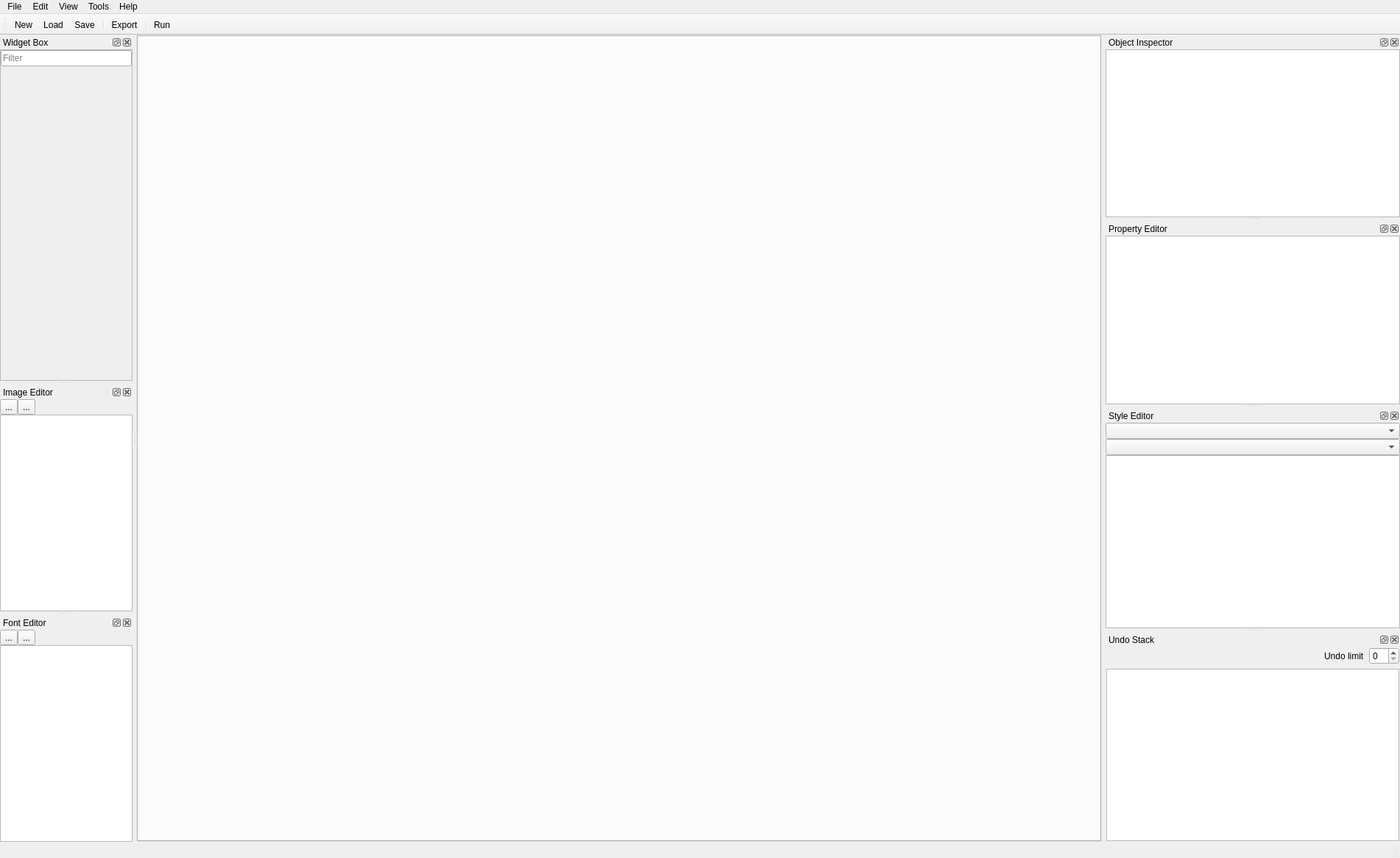
<?xml version="1.0" encoding="UTF-8"?>
<ui version="4.0">
 <class>MainWindow</class>
 <widget class="QMainWindow" name="MainWindow">
  <property name="geometry">
   <rect>
    <x>0</x>
    <y>0</y>
    <width>1792</width>
    <height>1165</height>
   </rect>
  </property>
  <property name="windowTitle">
   <string>LVGL Builder</string>
  </property>
  <property name="windowIcon">
   <iconset resource="resources/res.qrc">
    <normaloff>:/icons/lvgl.ico</normaloff>:/icons/lvgl.ico</iconset>
  </property>
  <widget class="QWidget" name="centralwidget">
   <layout class="QGridLayout" name="gridLayout">
    <property name="leftMargin">
     <number>0</number>
    </property>
    <property name="topMargin">
     <number>0</number>
    </property>
    <property name="rightMargin">
     <number>0</number>
    </property>
    <property name="bottomMargin">
     <number>0</number>
    </property>
    <property name="spacing">
     <number>0</number>
    </property>
    <item row="0" column="0">
     <layout class="QVBoxLayout" name="verticalLayout">
      <item>
       <widget class="QTabWidget" name="tabWidget">
        <property name="minimumSize">
         <size>
          <width>1310</width>
          <height>0</height>
         </size>
        </property>
        <property name="currentIndex">
         <number>-1</number>
        </property>
       </widget>
      </item>
     </layout>
    </item>
   </layout>
  </widget>
  <widget class="QMenuBar" name="menubar">
   <property name="geometry">
    <rect>
     <x>0</x>
     <y>0</y>
     <width>1792</width>
     <height>21</height>
    </rect>
   </property>
   <widget class="QMenu" name="menuLittlevGL_Builder">
    <property name="title">
     <string>File</string>
    </property>
    <widget class="QMenu" name="menu_resent_filess">
     <property name="title">
      <string>Recent files</string>
     </property>
    </widget>
    <widget class="QMenu" name="menuExport">
     <property name="title">
      <string>Export</string>
     </property>
     <addaction name="action_export_c"/>
    </widget>
    <addaction name="action_new"/>
    <addaction name="action_load"/>
    <addaction name="action_save"/>
    <addaction name="separator"/>
    <addaction name="eaction_export"/>
    <addaction name="menuExport"/>
    <addaction name="separator"/>
    <addaction name="menu_resent_filess"/>
   </widget>
   <widget class="QMenu" name="menuEdit">
    <property name="title">
     <string>Edit</string>
    </property>
   </widget>
   <widget class="QMenu" name="menuView">
    <property name="title">
     <string>View</string>
    </property>
    <addaction name="separator"/>
   </widget>
   <widget class="QMenu" name="menuHelp">
    <property name="title">
     <string>Tools</string>
    </property>
   </widget>
   <widget class="QMenu" name="menuHelp_2">
    <property name="title">
     <string>Help</string>
    </property>
   </widget>
   <addaction name="menuLittlevGL_Builder"/>
   <addaction name="menuEdit"/>
   <addaction name="menuView"/>
   <addaction name="menuHelp"/>
   <addaction name="menuHelp_2"/>
  </widget>
  <widget class="QStatusBar" name="statusbar"/>
  <widget class="QToolBar" name="toolBar">
   <property name="windowTitle">
    <string>toolBar</string>
   </property>
   <attribute name="toolBarArea">
    <enum>TopToolBarArea</enum>
   </attribute>
   <attribute name="toolBarBreak">
    <bool>false</bool>
   </attribute>
   <addaction name="action_new"/>
   <addaction name="action_load"/>
   <addaction name="action_save"/>
   <addaction name="separator"/>
   <addaction name="eaction_export"/>
   <addaction name="separator"/>
   <addaction name="action_run"/>
  </widget>
  <widget class="QDockWidget" name="ObjecInspector">
   <property name="sizePolicy">
    <sizepolicy hsizetype="Preferred" vsizetype="Preferred">
     <horstretch>0</horstretch>
     <verstretch>0</verstretch>
    </sizepolicy>
   </property>
   <property name="minimumSize">
    <size>
     <width>200</width>
     <height>89</height>
    </size>
   </property>
   <property name="baseSize">
    <size>
     <width>330</width>
     <height>300</height>
    </size>
   </property>
   <property name="windowTitle">
    <string>Object Inspector</string>
   </property>
   <attribute name="dockWidgetArea">
    <number>2</number>
   </attribute>
   <widget class="QWidget" name="dockWidgetContents">
    <layout class="QGridLayout" name="gridLayout_3">
     <property name="leftMargin">
      <number>0</number>
     </property>
     <property name="topMargin">
      <number>0</number>
     </property>
     <property name="rightMargin">
      <number>0</number>
     </property>
     <property name="bottomMargin">
      <number>0</number>
     </property>
     <property name="spacing">
      <number>0</number>
     </property>
     <item row="0" column="0">
      <widget class="QTreeView" name="object_tree">
       <property name="expandsOnDoubleClick">
        <bool>false</bool>
       </property>
      </widget>
     </item>
    </layout>
   </widget>
  </widget>
  <widget class="QDockWidget" name="PropertyEditor">
   <property name="sizePolicy">
    <sizepolicy hsizetype="Preferred" vsizetype="Preferred">
     <horstretch>0</horstretch>
     <verstretch>0</verstretch>
    </sizepolicy>
   </property>
   <property name="minimumSize">
    <size>
     <width>200</width>
     <height>89</height>
    </size>
   </property>
   <property name="baseSize">
    <size>
     <width>330</width>
     <height>300</height>
    </size>
   </property>
   <property name="windowTitle">
    <string>Property Editor</string>
   </property>
   <attribute name="dockWidgetArea">
    <number>2</number>
   </attribute>
   <widget class="QWidget" name="dockWidgetContents_3">
    <layout class="QGridLayout" name="gridLayout_4">
     <property name="leftMargin">
      <number>0</number>
     </property>
     <property name="topMargin">
      <number>0</number>
     </property>
     <property name="rightMargin">
      <number>0</number>
     </property>
     <property name="bottomMargin">
      <number>0</number>
     </property>
     <property name="spacing">
      <number>0</number>
     </property>
     <item row="0" column="0">
      <widget class="QTreeView" name="property_tree">
       <property name="minimumSize">
        <size>
         <width>400</width>
         <height>0</height>
        </size>
       </property>
       <property name="alternatingRowColors">
        <bool>false</bool>
       </property>
      </widget>
     </item>
    </layout>
   </widget>
  </widget>
  <widget class="QDockWidget" name="WidgeBox">
   <property name="sizePolicy">
    <sizepolicy hsizetype="MinimumExpanding" vsizetype="Preferred">
     <horstretch>0</horstretch>
     <verstretch>0</verstretch>
    </sizepolicy>
   </property>
   <property name="minimumSize">
    <size>
     <width>180</width>
     <height>89</height>
    </size>
   </property>
   <property name="baseSize">
    <size>
     <width>330</width>
     <height>0</height>
    </size>
   </property>
   <property name="windowTitle">
    <string>Widget Box</string>
   </property>
   <attribute name="dockWidgetArea">
    <number>1</number>
   </attribute>
   <widget class="QWidget" name="dockWidgetContents_2">
    <layout class="QVBoxLayout" name="verticalLayout_7">
     <property name="spacing">
      <number>0</number>
     </property>
     <property name="leftMargin">
      <number>0</number>
     </property>
     <property name="topMargin">
      <number>0</number>
     </property>
     <property name="rightMargin">
      <number>0</number>
     </property>
     <property name="bottomMargin">
      <number>0</number>
     </property>
     <item>
      <widget class="QScrollArea" name="scrollArea">
       <property name="widgetResizable">
        <bool>true</bool>
       </property>
       <widget class="QWidget" name="scrollAreaWidgetContents">
        <property name="geometry">
         <rect>
          <x>0</x>
          <y>0</y>
          <width>178</width>
          <height>479</height>
         </rect>
        </property>
        <layout class="QVBoxLayout" name="verticalLayout_6">
         <property name="spacing">
          <number>0</number>
         </property>
         <property name="leftMargin">
          <number>0</number>
         </property>
         <property name="topMargin">
          <number>0</number>
         </property>
         <property name="rightMargin">
          <number>0</number>
         </property>
         <property name="bottomMargin">
          <number>0</number>
         </property>
         <item>
          <widget class="QLineEdit" name="edit_filter">
           <property name="autoFillBackground">
            <bool>false</bool>
           </property>
           <property name="inputMethodHints">
            <set>Qt::ImhNone</set>
           </property>
           <property name="placeholderText">
            <string>Filter</string>
           </property>
          </widget>
         </item>
         <item>
          <layout class="QVBoxLayout" name="verticalLayout_5">
           <property name="spacing">
            <number>0</number>
           </property>
           <item>
            <widget class="ListViewItem" name="list_widgets" native="true">
             <property name="sizePolicy">
              <sizepolicy hsizetype="Expanding" vsizetype="Fixed">
               <horstretch>0</horstretch>
               <verstretch>0</verstretch>
              </sizepolicy>
             </property>
            </widget>
           </item>
           <item>
            <widget class="ListViewItem" name="list_widgets_2" native="true">
             <property name="sizePolicy">
              <sizepolicy hsizetype="Expanding" vsizetype="Preferred">
               <horstretch>0</horstretch>
               <verstretch>0</verstretch>
              </sizepolicy>
             </property>
            </widget>
           </item>
           <item>
            <widget class="ListViewItem" name="list_widgets_3" native="true">
             <property name="sizePolicy">
              <sizepolicy hsizetype="Expanding" vsizetype="Preferred">
               <horstretch>0</horstretch>
               <verstretch>0</verstretch>
              </sizepolicy>
             </property>
            </widget>
           </item>
          </layout>
         </item>
         <item>
          <spacer name="verticalSpacer">
           <property name="orientation">
            <enum>Qt::Vertical</enum>
           </property>
           <property name="sizeType">
            <enum>QSizePolicy::Expanding</enum>
           </property>
           <property name="sizeHint" stdset="0">
            <size>
             <width>20</width>
             <height>372</height>
            </size>
           </property>
          </spacer>
         </item>
        </layout>
       </widget>
      </widget>
     </item>
    </layout>
   </widget>
  </widget>
  <widget class="QDockWidget" name="ImageEditor">
   <property name="sizePolicy">
    <sizepolicy hsizetype="MinimumExpanding" vsizetype="Preferred">
     <horstretch>0</horstretch>
     <verstretch>0</verstretch>
    </sizepolicy>
   </property>
   <property name="minimumSize">
    <size>
     <width>180</width>
     <height>122</height>
    </size>
   </property>
   <property name="windowTitle">
    <string>Image Editor</string>
   </property>
   <attribute name="dockWidgetArea">
    <number>1</number>
   </attribute>
   <widget class="QWidget" name="dockWidgetContents_4">
    <layout class="QVBoxLayout" name="verticalLayout_2">
     <property name="spacing">
      <number>0</number>
     </property>
     <property name="leftMargin">
      <number>0</number>
     </property>
     <property name="topMargin">
      <number>0</number>
     </property>
     <property name="rightMargin">
      <number>0</number>
     </property>
     <property name="bottomMargin">
      <number>0</number>
     </property>
     <item>
      <layout class="QHBoxLayout" name="horizontalLayout">
       <item>
        <widget class="QToolButton" name="button_add_image">
         <property name="text">
          <string>...</string>
         </property>
         <property name="icon">
          <iconset resource="resources/res.qrc">
           <normaloff>:/icons/add.png</normaloff>:/icons/add.png</iconset>
         </property>
         <property name="iconSize">
          <size>
           <width>24</width>
           <height>24</height>
          </size>
         </property>
        </widget>
       </item>
       <item>
        <widget class="QToolButton" name="button_remove_image">
         <property name="text">
          <string>...</string>
         </property>
         <property name="icon">
          <iconset resource="resources/res.qrc">
           <normaloff>:/icons/delete.png</normaloff>:/icons/delete.png</iconset>
         </property>
         <property name="iconSize">
          <size>
           <width>24</width>
           <height>24</height>
          </size>
         </property>
        </widget>
       </item>
       <item>
        <spacer name="horizontalSpacer">
         <property name="orientation">
          <enum>Qt::Horizontal</enum>
         </property>
         <property name="sizeHint" stdset="0">
          <size>
           <width>40</width>
           <height>20</height>
          </size>
         </property>
        </spacer>
       </item>
      </layout>
     </item>
     <item>
      <widget class="QListWidget" name="list_images">
       <property name="contextMenuPolicy">
        <enum>Qt::CustomContextMenu</enum>
       </property>
       <property name="dragEnabled">
        <bool>true</bool>
       </property>
       <property name="dragDropMode">
        <enum>QAbstractItemView::DragDrop</enum>
       </property>
       <property name="iconSize">
        <size>
         <width>60</width>
         <height>60</height>
        </size>
       </property>
       <property name="viewMode">
        <enum>QListView::IconMode</enum>
       </property>
      </widget>
     </item>
    </layout>
   </widget>
  </widget>
  <widget class="QDockWidget" name="StyleEditor">
   <property name="sizePolicy">
    <sizepolicy hsizetype="Preferred" vsizetype="Preferred">
     <horstretch>0</horstretch>
     <verstretch>0</verstretch>
    </sizepolicy>
   </property>
   <property name="minimumSize">
    <size>
     <width>200</width>
     <height>139</height>
    </size>
   </property>
   <property name="windowTitle">
    <string>Style Editor</string>
   </property>
   <attribute name="dockWidgetArea">
    <number>2</number>
   </attribute>
   <widget class="QWidget" name="dockWidgetContents_5">
    <layout class="QVBoxLayout" name="verticalLayout_3">
     <property name="spacing">
      <number>0</number>
     </property>
     <property name="leftMargin">
      <number>0</number>
     </property>
     <property name="topMargin">
      <number>0</number>
     </property>
     <property name="rightMargin">
      <number>0</number>
     </property>
     <property name="bottomMargin">
      <number>0</number>
     </property>
     <item>
      <widget class="QComboBox" name="combo_style"/>
     </item>
     <item>
      <widget class="QComboBox" name="combo_state"/>
     </item>
     <item>
      <widget class="QTreeView" name="style_tree"/>
     </item>
    </layout>
   </widget>
  </widget>
  <widget class="QDockWidget" name="FontEditor">
   <property name="sizePolicy">
    <sizepolicy hsizetype="MinimumExpanding" vsizetype="Preferred">
     <horstretch>0</horstretch>
     <verstretch>0</verstretch>
    </sizepolicy>
   </property>
   <property name="minimumSize">
    <size>
     <width>180</width>
     <height>122</height>
    </size>
   </property>
   <property name="windowTitle">
    <string>Font Editor</string>
   </property>
   <attribute name="dockWidgetArea">
    <number>1</number>
   </attribute>
   <widget class="QWidget" name="dockWidgetContents_6">
    <layout class="QVBoxLayout" name="verticalLayout_4">
     <property name="spacing">
      <number>0</number>
     </property>
     <property name="leftMargin">
      <number>0</number>
     </property>
     <property name="topMargin">
      <number>0</number>
     </property>
     <property name="rightMargin">
      <number>0</number>
     </property>
     <property name="bottomMargin">
      <number>0</number>
     </property>
     <item>
      <layout class="QHBoxLayout" name="horizontalLayout_2">
       <item>
        <widget class="QToolButton" name="button_add_font">
         <property name="text">
          <string>...</string>
         </property>
         <property name="icon">
          <iconset resource="resources/res.qrc">
           <normaloff>:/icons/add.png</normaloff>:/icons/add.png</iconset>
         </property>
         <property name="iconSize">
          <size>
           <width>24</width>
           <height>24</height>
          </size>
         </property>
        </widget>
       </item>
       <item>
        <widget class="QToolButton" name="button_remove_font">
         <property name="text">
          <string>...</string>
         </property>
         <property name="icon">
          <iconset resource="resources/res.qrc">
           <normaloff>:/icons/delete.png</normaloff>:/icons/delete.png</iconset>
         </property>
         <property name="iconSize">
          <size>
           <width>24</width>
           <height>24</height>
          </size>
         </property>
        </widget>
       </item>
       <item>
        <spacer name="horizontalSpacer_2">
         <property name="orientation">
          <enum>Qt::Horizontal</enum>
         </property>
         <property name="sizeHint" stdset="0">
          <size>
           <width>40</width>
           <height>20</height>
          </size>
         </property>
        </spacer>
       </item>
      </layout>
     </item>
     <item>
      <widget class="QListWidget" name="list_fonts">
       <property name="contextMenuPolicy">
        <enum>Qt::CustomContextMenu</enum>
       </property>
      </widget>
     </item>
    </layout>
   </widget>
  </widget>
  <widget class="QDockWidget" name="UndoEditor">
   <property name="minimumSize">
    <size>
     <width>200</width>
     <height>125</height>
    </size>
   </property>
   <property name="windowTitle">
    <string>Undo Stack</string>
   </property>
   <attribute name="dockWidgetArea">
    <number>2</number>
   </attribute>
   <widget class="QWidget" name="dockWidgetContents_7">
    <layout class="QVBoxLayout" name="verticalLayout_8">
     <property name="leftMargin">
      <number>1</number>
     </property>
     <property name="topMargin">
      <number>1</number>
     </property>
     <property name="rightMargin">
      <number>1</number>
     </property>
     <property name="bottomMargin">
      <number>1</number>
     </property>
     <item>
      <layout class="QHBoxLayout" name="horizontalLayout_3">
       <item>
        <spacer name="horizontalSpacer_3">
         <property name="orientation">
          <enum>Qt::Horizontal</enum>
         </property>
         <property name="sizeHint" stdset="0">
          <size>
           <width>40</width>
           <height>20</height>
          </size>
         </property>
        </spacer>
       </item>
       <item>
        <widget class="QLabel" name="undolabel">
         <property name="text">
          <string>Undo limit</string>
         </property>
        </widget>
       </item>
       <item>
        <widget class="QSpinBox" name="undoSpin"/>
       </item>
      </layout>
     </item>
     <item>
      <widget class="QUndoView" name="undoView"/>
     </item>
    </layout>
   </widget>
  </widget>
  <action name="action_new">
   <property name="icon">
    <iconset resource="resources/res.qrc">
     <normaloff>:/icons/document.png</normaloff>:/icons/document.png</iconset>
   </property>
   <property name="text">
    <string>New</string>
   </property>
   <property name="shortcut">
    <string>Ctrl+F</string>
   </property>
  </action>
  <action name="action_load">
   <property name="icon">
    <iconset resource="resources/res.qrc">
     <normaloff>:/icons/folder.png</normaloff>:/icons/folder.png</iconset>
   </property>
   <property name="text">
    <string>Load...</string>
   </property>
   <property name="toolTip">
    <string>Load file</string>
   </property>
   <property name="shortcut">
    <string>Ctrl+W</string>
   </property>
  </action>
  <action name="actionWidget_Box">
   <property name="checkable">
    <bool>true</bool>
   </property>
   <property name="text">
    <string>Widget Box</string>
   </property>
  </action>
  <action name="actionObject_Inspector">
   <property name="checkable">
    <bool>true</bool>
   </property>
   <property name="text">
    <string>Object Inspector</string>
   </property>
  </action>
  <action name="actionProperty_Editor">
   <property name="checkable">
    <bool>true</bool>
   </property>
   <property name="text">
    <string>Property Editor</string>
   </property>
  </action>
  <action name="action_save">
   <property name="icon">
    <iconset resource="resources/res.qrc">
     <normaloff>:/icons/disk.png</normaloff>:/icons/disk.png</iconset>
   </property>
   <property name="text">
    <string>Save ...</string>
   </property>
   <property name="shortcut">
    <string>Ctrl+S</string>
   </property>
  </action>
  <action name="action_run">
   <property name="checkable">
    <bool>true</bool>
   </property>
   <property name="icon">
    <iconset resource="resources/res.qrc">
     <normaloff>:/icons/start.png</normaloff>:/icons/start.png</iconset>
   </property>
   <property name="text">
    <string>Run ...</string>
   </property>
   <property name="shortcut">
    <string>Ctrl+R</string>
   </property>
  </action>
  <action name="action_export_c">
   <property name="text">
    <string>C Project ...</string>
   </property>
  </action>
  <action name="eaction_export">
   <property name="icon">
    <iconset resource="resources/res.qrc">
     <normaloff>:/icons/export.jpg</normaloff>:/icons/export.jpg</iconset>
   </property>
   <property name="text">
    <string>Export</string>
   </property>
   <property name="toolTip">
    <string>Export code</string>
   </property>
   <property name="shortcut">
    <string>Ctrl+E</string>
   </property>
  </action>
 </widget>
 <customwidgets>
  <customwidget>
   <class>ListViewItem</class>
   <extends>QWidget</extends>
   <header>ListViewItem.h</header>
   <container>1</container>
  </customwidget>
 </customwidgets>
 <resources>
  <include location="resources/res.qrc"/>
 </resources>
 <connections/>
</ui>
